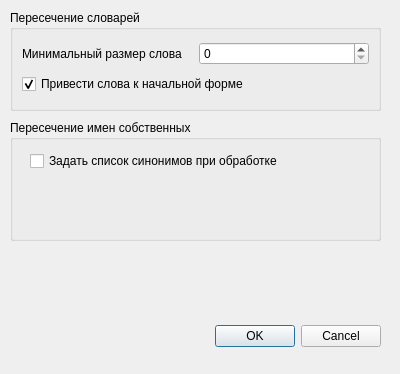
<?xml version="1.0" encoding="UTF-8"?>
<ui version="4.0">
 <class>SettingsDialog</class>
 <widget class="QDialog" name="SettingsDialog">
  <property name="geometry">
   <rect>
    <x>0</x>
    <y>0</y>
    <width>400</width>
    <height>374</height>
   </rect>
  </property>
  <property name="windowTitle">
   <string>Параметры анализа</string>
  </property>
  <widget class="QDialogButtonBox" name="buttonBox">
   <property name="geometry">
    <rect>
     <x>40</x>
     <y>320</y>
     <width>341</width>
     <height>32</height>
    </rect>
   </property>
   <property name="orientation">
    <enum>Qt::Horizontal</enum>
   </property>
   <property name="standardButtons">
    <set>QDialogButtonBox::Cancel|QDialogButtonBox::Ok</set>
   </property>
  </widget>
  <widget class="QGroupBox" name="groupBox">
   <property name="geometry">
    <rect>
     <x>10</x>
     <y>10</y>
     <width>371</width>
     <height>101</height>
    </rect>
   </property>
   <property name="title">
    <string>Пересечение словарей</string>
   </property>
   <layout class="QVBoxLayout" name="verticalLayout">
    <item>
     <layout class="QHBoxLayout" name="horizontalLayout">
      <item>
       <widget class="QLabel" name="label">
        <property name="text">
         <string>Минимальный размер слова</string>
        </property>
       </widget>
      </item>
      <item>
       <widget class="QSpinBox" name="spinBox"/>
      </item>
     </layout>
    </item>
    <item>
     <widget class="QCheckBox" name="checkBox">
      <property name="text">
       <string>Привести слова к начальной форме</string>
      </property>
      <property name="checked">
       <bool>true</bool>
      </property>
     </widget>
    </item>
   </layout>
  </widget>
  <widget class="QGroupBox" name="groupBox_2">
   <property name="geometry">
    <rect>
     <x>10</x>
     <y>120</y>
     <width>371</width>
     <height>121</height>
    </rect>
   </property>
   <property name="title">
    <string>Пересечение имен собственных</string>
   </property>
   <widget class="QCheckBox" name="checkBox_2">
    <property name="geometry">
     <rect>
      <x>20</x>
      <y>30</y>
      <width>311</width>
      <height>22</height>
     </rect>
    </property>
    <property name="text">
     <string>Задать список синонимов при обработке</string>
    </property>
   </widget>
  </widget>
 </widget>
 <resources/>
 <connections>
  <connection>
   <sender>buttonBox</sender>
   <signal>accepted()</signal>
   <receiver>SettingsDialog</receiver>
   <slot>accept()</slot>
   <hints>
    <hint type="sourcelabel">
     <x>248</x>
     <y>254</y>
    </hint>
    <hint type="destinationlabel">
     <x>157</x>
     <y>274</y>
    </hint>
   </hints>
  </connection>
  <connection>
   <sender>buttonBox</sender>
   <signal>rejected()</signal>
   <receiver>SettingsDialog</receiver>
   <slot>reject()</slot>
   <hints>
    <hint type="sourcelabel">
     <x>316</x>
     <y>260</y>
    </hint>
    <hint type="destinationlabel">
     <x>286</x>
     <y>274</y>
    </hint>
   </hints>
  </connection>
 </connections>
</ui>
